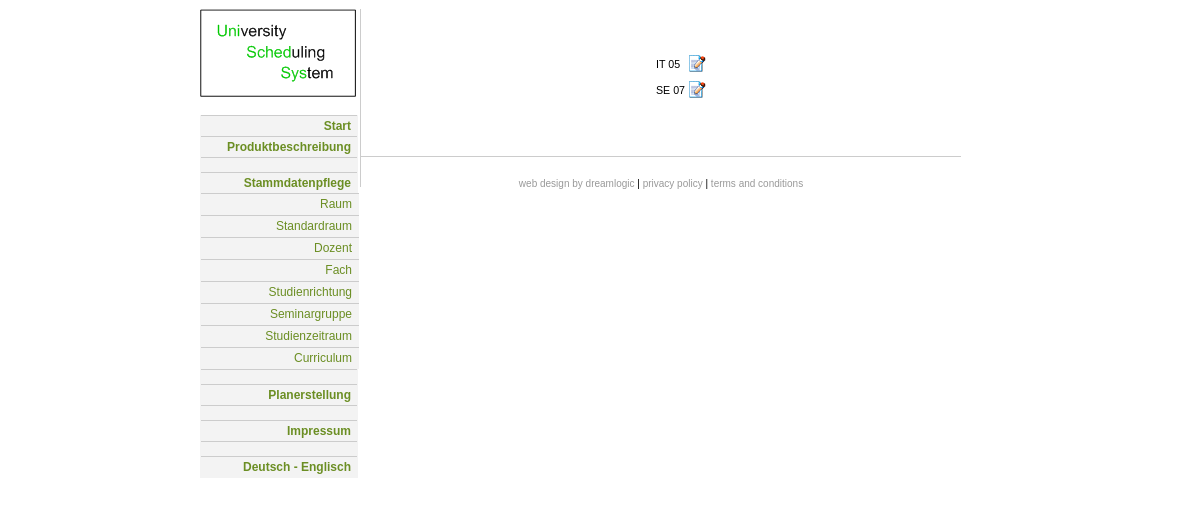
/master_data/index.php?site=9&lang=1, run on an earlier commit of the app's database.
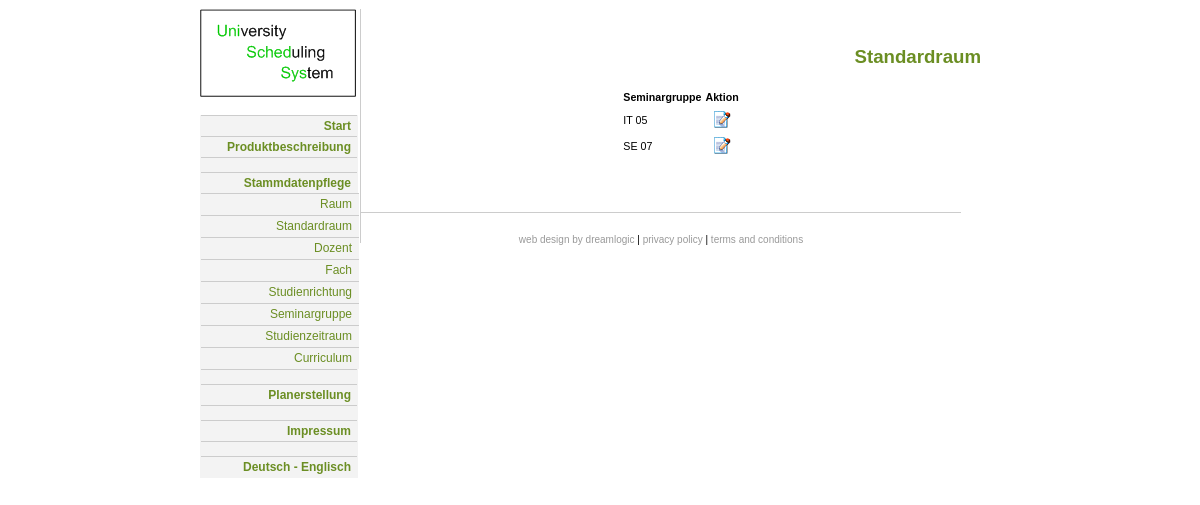
And on a later commit of the database.
### tables this page shows
CREATE TABLE `class` (
  `CLASS_ID` int(10) unsigned NOT NULL auto_increment,
  `FIELD_ID` int(5) unsigned NOT NULL,
  `CLASS_NAME` varchar(10) NOT NULL,
  `CLASS_COUNT` int(3) unsigned default NULL,
  `CLASS_TYP` int(1) unsigned NOT NULL,
  PRIMARY KEY  (`CLASS_ID`),
  KEY `CLASS_FKIndex1` (`FIELD_ID`)
);

CREATE TABLE `language` (
  `ID` int(10) unsigned NOT NULL,
  `LAN_ID` int(2) unsigned NOT NULL,
  `LAN_TXT` text NOT NULL,
  PRIMARY KEY  (`ID`,`LAN_ID`)
);

### master_data/controller/defaultroom.php (called while the page is built, shortened)
<?php
class c_defaultroom
{
  var $v_defaultroom;
  var $model;
  var $val;
  function c_defaultroom($val)
  {
    $this->val = $val;
    $this->v_defaultroom = new v_defaultroom($val);
    $this->model = new mdl;
  }
  function c_defaultroom_generateForm()
  {
    if ($this->val['do'] == "show_class" or $this->val['do']=="save")
    {
      if ($sErr!="")
      {
        $iCnt = 0;
        for ($i=1; $i<count($this->val['data']['ROOM_ID']); $i++)
        {
          $arDATA[$iCnt]['ROOM_ID'] = $this->val['data']['ROOM_ID'][$i];
          $arDATA[$iCnt]['priority'] = $this->val['data']['PRIORITY'][$i];
          $arDATA[$iCnt]['ERR']['ROOM_ID'] = $this->val['data']['ERR']['ROOM_ID'][$i];
          $arDATA[$iCnt]['ERR']['PRIORITY'] = $this->val['data']['ERR']['PRIORITY'][$i];
          $iCnt++;
        }
      } else
      {
        $arDATA = $this->model->mdl_execute_simple_queries("defaultrooms", "CLASS_ID", array($this->val['CLASS_ID']), "priority");
      }
      $arFK = $this->model->mdl_execute_simple_queries("room", null, null, "ROOM_NR");
      for ($i=0; $i<count($arFK); $i++) {$arFK[$i]['ROOM_NR'] = $arFK[$i]['ROOM_NR'].' ('.$arFK[$i]['ROOM_NAME'].')';}
      $sMain = $this->v_defaultroom->v_defaultroom_getFormHtml($arDATA, $this->val['site'], 2, $this->val['CLASS_ID'], $arFK, $sErr, $this->val['do']);
      $arC = $this->model->mdl_execute_simple_queries("class", "CLASS_ID", array($this->val['CLASS_ID']));
      $sCLASS_NAME = $arC[0]['CLASS_NAME'];
    } else
    {
      $arDATA = $this->model->mdl_execute_simple_queries("class", null, null, "CLASS_NAME");
      $sMain = $this->v_defaultroom->v_defaultroom_getFormHtml($arDATA, $this->val['site'], 1);
      $sCLASS_NAME="";
    }
    return $this->v_defaultroom->v_defaultroom_generate_site($sMain, $sCLASS_NAME);
  }
}
?>

### master_data/model/model.php (called while the page is built, shortened)
<?php
class mdl
{
  var $conn;
  var $dbname;
  function mdl()
  {
    $this->dbname = "unisched";
    $this->conn = @mysql_connect("db4free.net", "unisched", "unisched");
  }
  function mdl_execute_query($sql)
  {
    $result = mysql_db_query ($this->dbname, $sql, $this->conn);
    if (mysql_errno() == 0) {
      $i = -1;
      if (mysql_num_rows($result) > 0) {
        while ($row = mysql_fetch_array($result)) {
          $i++;
          $ar[$i] = $row;
        }
      }
      return $ar;
    } else {die('In den folgendem Sql-Statement ist ein Fehler aufgetreten: ' . $sql . '<br /><br />Fehler:' . mysql_error());}
  }
  function mdl_execute_simple_queries($table_name, $pk_column=null, $arPre=null, $order_column=null, $extra_where=null)
  {
    $sql = "select * from ".$table_name.$sWhere.(($order_column != "") ? " order by ".$order_column : "");
    return $this->mdl_execute_query($sql);
  }
  function mdl_get_label($label_id, $language_id)
  {
    $sql = "select LAN_TXT from language where ID = ".$label_id." and LAN_ID = ".$language_id;
    $ar = $this->mdl_execute_query($sql);
    return $ar[0][0];
  }
}
?>

### master_data/view/language.php (called while the page is built)
<?php
class language
{
  var $objMdl;
  var $lan_id;
  function language($lan_id)
  {
    $this->objMdl = new mdl;
    $this->lan_id = $lan_id;
  }
  function language_getLabel($label_id)
  {
    return $this->objMdl->mdl_get_label($label_id, $this->lan_id);
  }
}
?>

### master_data/view/defaultroom.php (the view, shortened to what this page needs)
<?php
class v_defaultroom
{
  var $frame;
  var $language;
  var $lan_id;
  function v_defaultroom($val)
  {
    $this->lan_id = $val['lang'];
    $this->frame = new frame($val);
    $this->language = new language($this->lan_id);
  }
  function v_defaultroom_getFormHtml($arDATA, $site, $state, $CLASS_ID=null, $arFK=null, $sErr=null, $saved=null)
  {
    if ($state == 1)
    {
      $sTab = "";
      for ($i=0; $i<count($arDATA); $i++)
      {
        $sTab .= '<tr valign="top">
          <td>
            '.htmlentities($arDATA[$i]['CLASS_NAME']).'
          </td>
          <td align="center">
            <a href="index.php?site='.$site.'&lang='.$this->lan_id.'&CLASS_ID='.$arDATA[$i]['CLASS_ID'].'&do=show_class"><img src="../img/edit.gif" border="0"></a>
          </td>
        </tr>';
      }
      return (($sTab=="") ? '>>> <b>'.$this->language->language_getLabel(55).' <<<' : "").'
      <table>
        <tr>
          <th>'.$this->language->language_getLabel(12).'</th>
          <th>'.$this->language->language_getLabel(44).'</th>
        </tr>
        '.$sTab.'
      </table>';
    } else if ($state == 2)
    {
      $sTab = "";
      for ($i=0; $i<count($arDATA); $i++)
      {
        $arSEL[$arDATA[$i]['priority']] = "selected";
        $sTab .= '
        <tr valign="top">
          <td>
           <div '.((isset($arDATA[$i]['ERR']['PRIORITY'])) ? 'style="border:1px solid #FF0000; color:#FF0000; padding:1px; display:table;"' : "").'>
              <select name="data[PRIORITY][]">
                <option value="1" '.$arSEL[1].'>'.$this->language->language_getLabel(48).'</option>
                <option value="2" '.$arSEL[2].'>'.$this->language->language_getLabel(49).'</option>
                <option value="3" '.$arSEL[3].'>'.$this->language->language_getLabel(50).'</option>
                <option value="4" '.$arSEL[4].'>'.$this->language->language_getLabel(51).'</option>
                <option value="5" '.$arSEL[5].'>'.$this->language->language_getLabel(52).'</option>
              </select>
              '.((isset($arDATA[$i]['ERR']['PRIORITY'])) ? "<br />".$arDATA[$i]['ERR']['PRIORITY'] : "").'
            </div>
          </td>
          <td>
            <div '.((isset($arDATA[$i]['ERR']['ROOM_ID'])) ? 'style="border:1px solid #FF0000; color:#FF0000; padding:1px; display:table;"' : "").'>
              '.$this->v_defaultroom_getSelectionList($arFK, "ROOM_ID", "ROOM_NR","data[ROOM_ID][]", $arDATA[$i]['ROOM_ID']).'
              '.((isset($arDATA[$i]['ERR']['ROOM_ID'])) ? "<br />".$arDATA[$i]['ERR']['ROOM_ID'] : "").'
            </div>
          </td>
          <td><a href="#" onClick="if (confirm(\''.$this->language->language_getLabel(2).'\')) this.parentNode.parentNode.parentNode.removeChild(this.parentNode.parentNode); return false;"><img src="../img/delete_icon.gif" border="0"></a></td>
        </tr>';
        unset($arSEL);
      }
      if ($saved=="save")
      {
        if ($sErr != "") {$sMsg = '<font color="#ff0000"><b>'.$sErr.'</b></font>';} else {$sMsg = '<font color="#00ff00"><b>'.$this->language->language_getLabel(10).'</b></font>';}
      }
      return $sMsg.'
      <form action="index.php" method="post">
      <input type="hidden" name="site" value="'.$site.'">
      <input type="hidden" name="lang" value="'.$this->lan_id.'">
      <input type="hidden" name="do" value="save">
      <input type="hidden" name="CLASS_ID" value="'.$CLASS_ID.'">
      <table id="table">
        <tr>
          <th>'.$this->language->language_getLabel(54).'* (<a href="index.php?site=0&lang='.$this->lan_id.'#defaultroom_priority" target="_blank">?</a>)</th>
          <th>'.$this->language->language_getLabel(53).'*</th>
          <th></th>
        </tr>
        <tr style="display:none" id="trVorlage">
          <td>
              <select name="data[PRIORITY][]">
                <option value="5">'.$this->language->language_getLabel(48).'</option>
                <option value="4">'.$this->language->language_getLabel(49).'</option>
                <option value="3" selected>'.$this->language->language_getLabel(50).'</option>
                <option value="2">'.$this->language->language_getLabel(51).'</option>
                <option value="1">'.$this->language->language_getLabel(52).'</option>
              </select>
          </td>
          <td>
            '.$this->v_defaultroom_getSelectionList($arFK, "ROOM_ID", "ROOM_NR","data[ROOM_ID][]").'
          </td>
          <td><a href="#" onClick="if (confirm(\''.$this->language->language_getLabel(2).'\')) this.parentNode.parentNode.parentNode.removeChild(this.parentNode.parentNode); return false;"><img src="../img/delete_icon.gif" border="0"></a></td>
        </tr>
        '.$sTab.'
        <tr id="trLast">
          <td colspan="2"></td>
          <td><a href onClick="var objDS = document.getElementById(\'trVorlage\').parentNode.insertBefore(document.getElementById(\'trVorlage\').cloneNode(true),document.getElementById(\'trLast\')); objDS.style.display = \'\'; objDS.id=\'\'; return false;"><img src="../img/icon_add.gif" border="0"></a></td>
        </tr>
        <tr><td colspan="5" align="center">
          <input type="submit" value="'.$this->language->language_getLabel(4).'" >
          <input type="submit" onClick="document.getElementsByName(\'do\')[0].value=\'\'; document.submit(); return false;" value="'.$this->language->language_getLabel(67).'" >
        </td></tr>
      </table>
      </form>';
    }
  }
  function v_defaultroom_generate_site($sMain, $sCLASS_NAME)
  {
    $sHeadline = $this->language->language_getLabel(30).(($sCLASS_NAME != "") ? " '".$sCLASS_NAME."'" : "");
    return $this->frame->frame_getFrame($sHeadline, $sMain, $this->lan_id);
  }
}
?>

### master_data/view/frame.php (shortened to what this page needs)
<?php
class frame
{
  var $site;
  function frame($val)
  {
    $this->site = $val['site'];
  }
  function frame_getFrame($sHeadline, $sMain, $lan_id)
  {
    if ($lan_id == 1)
    {
      return '
<!DOCTYPE html PUBLIC "-//W3C//DTD XHTML 1.0 Strict//EN" "http://www.w3.org/TR/xhtml1/DTD/xhtml1-strict.dtd">
<html xmlns="http://www.w3.org/1999/xhtml" lang="en" xml:lang="en">
<head>
<link rel="stylesheet" href="../css/style_md.css" type="text/css" />
</head>
<body>
<div id="wrap">
<div id="sidebar">
<a href="../index.html"><img src="../logo-uss2.gif" alt="University Scheduling System - Project" border="0"/></a>
<br />
<div id="navcontainer">
<ul id="navlist">
<li><a href="../index.html">Start</a></li>
<li><a href="../produkt.html">Produktbeschreibung</a></li>
<li><br></li>
<li><a href="index.php?site=0&lang='.$lan_id.'">Stammdatenpflege</a></li>
<li class="navlist_low"><a href="index.php?site=4&lang='.$lan_id.'">Raum</a></li>
<li class="navlist_low"><a href="index.php?site=9&lang='.$lan_id.'">Standardraum</a></li>
<li class="navlist_low"><a href="index.php?site=2&lang='.$lan_id.'">Dozent</a></li>
<li class="navlist_low"><a href="index.php?site=3&lang='.$lan_id.'">Fach</a></li>
<li class="navlist_low"><a href="index.php?site=1&lang='.$lan_id.'">Studienrichtung</a></li>
<li class="navlist_low"><a href="index.php?site=5&lang='.$lan_id.'">Seminargruppe</a></li>
<li class="navlist_low"><a href="index.php?site=6&lang='.$lan_id.'">Studienzeitraum</a></li>
<li class="navlist_low"><a href="index.php?site=7&lang='.$lan_id.'">Curriculum</a></li>
<li><br></li>
<li><a href="../timetable.php">Planerstellung</a></li>
<li><br></li>
<li><a href="../impressum.html">Impressum</a></li>
<li><br></li>
<li><a href="index.php?site='.(($this->site==8) ? 7 : $this->site).'&lang=2">Deutsch - Englisch</a></li>
</ul>
</div>
</div>
<div id="container">
<div id="content1">
  <h3>'.$sHeadline.'</h3>
<center>
  '.$sMain.'
</center>
</div>
<div id="content2">
</div>
<div id="footer">  <br />
<a href="http://www.dream-logic.com">Web Design by dreamLogic</a> |
<a href="#">Privacy Policy</a> |
<a href="#">Terms and Conditions</a>
</div>
</div>
</div>
</body>
</html>';
    }
  }
}
?>

### master_data/index.php (shortened to what this page needs)
<?php
$run = new index($val);
class index
{
  function index($val)
  {
    include_once("model/model.php");
    include_once("view/language.php");
    include_once("view/frame.php");
    switch ($val['site'])
    {
      case 9:
        include_once('controller/defaultroom.php');
        include_once('view/defaultroom.php');
        $class = new c_defaultroom($val);
        $site = $class->c_defaultroom_generateForm();
      break;
    }
    echo $site;
  }
}
?>

### css/style_md.css (style rules this page uses)
body { background:#FFFFFF; margin:9px; font: 8pt/14pt 'Lucida Grande', Verdana, Helvetica, sans-serif; color:#000000; }
A:link { color:#999999; text-decoration:none; }
#wrap { width:800px; margin-left:auto; margin-right:auto; }
#sidebar { float:left; text-align:left; width:150px; }
#container { width:600px; margin-left:160px; border-left:#CCCCCC 1px solid; }
#content1 { width: 600px; padding:20px; float:left; text-align:justify; }
h3 { text-align:right; color:#6b8e23; font-size:14pt; font-weight:bold; }
#footer { text-align:center; font-size:10px; height:30px; margin-top:10px; border-top:#CCCCCC 1px solid; text-transform:lowercase; }
#navlist { padding: 0 1px 1px; margin-left: 0; font: bold 12px Verdana, sans-serif; background:#F3F3F3; width: 13em; }
#navlist li { list-style: none; margin: 0; border-top:#CCCCCC 1px solid; text-align: right; }
#navlist li a { display: block; padding: 0.25em 0.5em 0.25em 0.75em; background: #F3F3F3; text-decoration: none; }
#navlist li a:link { color: #6b8e23; }
.navlist_low { padding: 0 1px 1px; margin-left: 0; font: 12px Verdana, sans-serif; background:#F3F3F3; width: 13em; }

What changed in the data, as far as the page shows it:
added language: LAN_TXT "Standardraum"
added language: LAN_TXT "Seminargruppe"
added language: LAN_TXT "Aktion"
